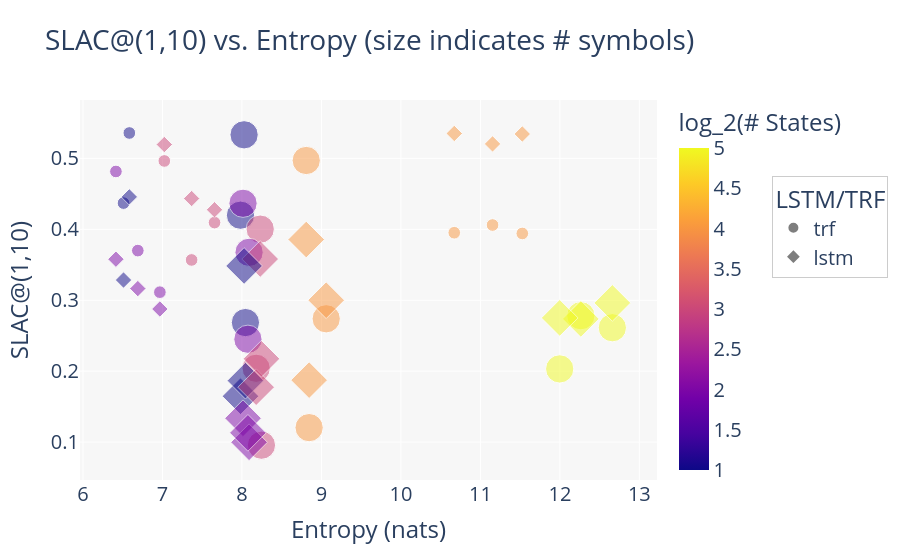

Here is the notebook cell this chart was saved with:
### Code cell
fig = px.scatter(
    df,
    'entropy',
    'max_rho',
    symbol='lstm_or_trf',
    size='num_symbols',
    title='SLAC@(1,10) vs. Entropy (size indicates # symbols)',
    color='num_states',
    labels={
        'entropy': 'Entropy (nats)',
        'max_rho': 'SLAC@(1,10)',
        'lstm_or_trf': 'LSTM/TRF',
        'num_symbols': '# Symbols',
        'num_states': 'log_2(# States)'
    },
    opacity=0.5
).update_layout(
    legend=dict(
        orientation='v',
        yanchor='top',
        y=0.8,
        xanchor='left',
        x=1.2,
        bgcolor='rgba(255, 255, 255, 0.8)',
        bordercolor='rgba(0, 0, 0, 0.2)',
        borderwidth=1
    ),
    margin=dict(r=200),
    hovermode='closest',
    plot_bgcolor='rgba(240, 240, 240, 0.5)',
    font=dict(size=20)
)
fig.show()
fig.write_image('figs/slac_pcfg.pdf', format='pdf', width=1000)

### Figure 1 — Plotly figure (JSON) as saved in the notebook; plotly's stock layout.template omitted (floating-point values rounded to 4 significant figures)
{"data": [{"hovertemplate": "LSTM/TRF=trf<br>Entropy (nats)=%{x}<br>SLAC@(1,10)=%{y}<br># Symbols=%{marker.size}<br>log_2(# States)=%{marker.color}<extra></extra>", "legendgroup": "trf", "marker": {"color": [1, 1, 2, 3, 4, 1, 3, 4, 3, 2, 4, 5, 3, 2, 4, 1, 3, 4, 3, 1, 2, 4, 5, 2, 2, 5], "coloraxis": "coloraxis", "opacity": 0.5, "size": [5000, 1000, 1000, 1000, 1000, 5000, 5000, 5000, 1000, 5000, 1000, 5000, 5000, 1000, 5000, 1000, 1000, 1000, 5000, 5000, 5000, 5000, 5000, 1000, 5000, 5000], "sizemode": "area", "sizeref": 12.5, "symbol": "circle"}, "mode": "markers", "name": "trf", "orientation": "v", "showlegend": true, "type": "scatter", "x": [7.982, 6.583, 6.414, 7.023, 10.67, 8.044, 8.179, 8.809, 7.655, 8.014, 11.53, 12.26, 8.23, 6.967, 9.06, 6.51, 7.367, 11.15, 8.245, 8.027, 8.09, 8.845, 12.66, 6.69, 8.075, 12.0], "xaxis": "x", "y": [0.4199, 0.5359, 0.4816, 0.4964, 0.3952, 0.2686, 0.2041, 0.4971, 0.4095, 0.4368, 0.3942, 0.2782, 0.4003, 0.3114, 0.2739, 0.437, 0.3569, 0.4061, 0.09566, 0.5333, 0.3676, 0.1204, 0.2613, 0.37, 0.245, 0.2032], "yaxis": "y"}, {"hovertemplate": "LSTM/TRF=lstm<br>Entropy (nats)=%{x}<br>SLAC@(1,10)=%{y}<br># Symbols=%{marker.size}<br>log_2(# States)=%{marker.color}<extra></extra>", "legendgroup": "lstm", "marker": {"color": [1, 1, 2, 3, 4, 1, 3, 4, 3, 2, 4, 5, 3, 2, 4, 1, 3, 4, 3, 1, 2, 4, 5, 2, 2, 5], "coloraxis": "coloraxis", "opacity": 0.5, "size": [5000, 1000, 1000, 1000, 1000, 5000, 5000, 5000, 1000, 5000, 1000, 5000, 5000, 1000, 5000, 1000, 1000, 1000, 5000, 5000, 5000, 5000, 5000, 1000, 5000, 5000], "sizemode": "area", "sizeref": 12.5, "symbol": "diamond"}, "mode": "markers", "name": "lstm", "orientation": "v", "showlegend": true, "type": "scatter", "x": [7.982, 6.583, 6.414, 7.023, 10.67, 8.044, 8.179, 8.809, 7.655, 8.014, 11.53, 12.26, 8.23, 6.967, 9.06, 6.51, 7.367, 11.15, 8.245, 8.027, 8.09, 8.845, 12.66, 6.69, 8.075, 12.0], "xaxis": "x", "y": [0.1647, 0.4458, 0.3579, 0.5196, 0.5352, 0.1867, 0.1775, 0.3856, 0.4276, 0.1337, 0.5344, 0.2737, 0.3582, 0.2877, 0.3, 0.3285, 0.4434, 0.5204, 0.2175, 0.3484, 0.09979, 0.1874, 0.2963, 0.3165, 0.1131, 0.2752], "yaxis": "y"}], "layout": {"coloraxis": {"colorbar": {"title": {"text": "log_2(# States)"}}, "colorscale": [[0, "#0d0887"], [0.1111, "#46039f"], [0.2222, "#7201a8"], [0.3333, "#9c179e"], [0.4444, "#bd3786"], [0.5556, "#d8576b"], [0.6667, "#ed7953"], [0.7778, "#fb9f3a"], [0.8889, "#fdca26"], [1, "#f0f921"]]}, "font": {"size": 20}, "hovermode": "closest", "legend": {"bgcolor": "rgba(255, 255, 255, 0.8)", "bordercolor": "rgba(0, 0, 0, 0.2)", "borderwidth": 1, "itemsizing": "constant", "orientation": "v", "title": {"text": "LSTM/TRF"}, "tracegroupgap": 0, "x": 1.2, "xanchor": "left", "y": 0.8, "yanchor": "top"}, "margin": {"r": 200}, "plot_bgcolor": "rgba(240, 240, 240, 0.5)", "title": {"text": "SLAC@(1,10) vs. Entropy (size indicates # symbols)"}, "xaxis": {"anchor": "y", "domain": [0, 1], "title": {"text": "Entropy (nats)"}}, "yaxis": {"anchor": "x", "domain": [0, 1], "title": {"text": "SLAC@(1,10)"}}}}
